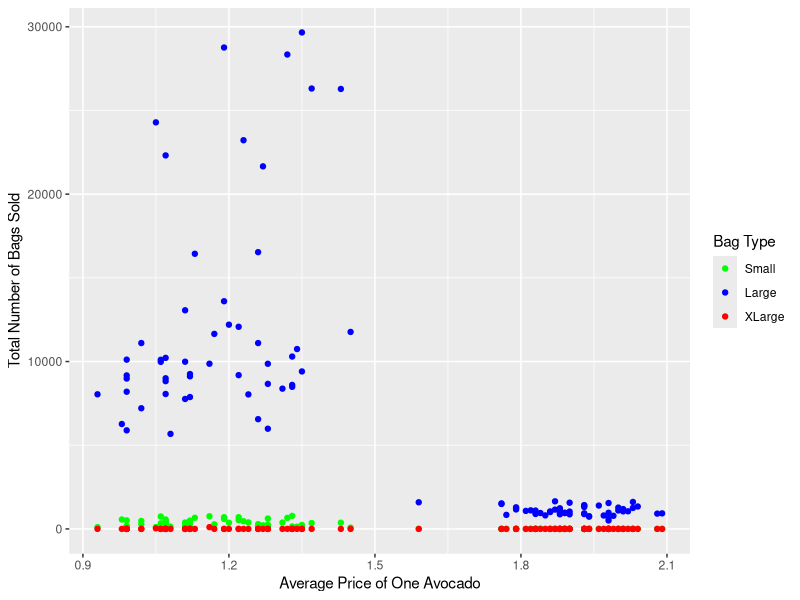
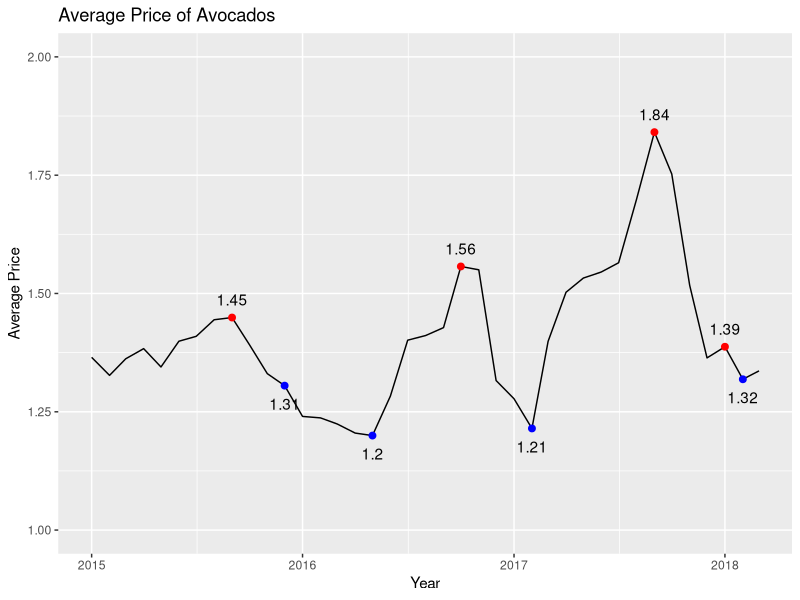
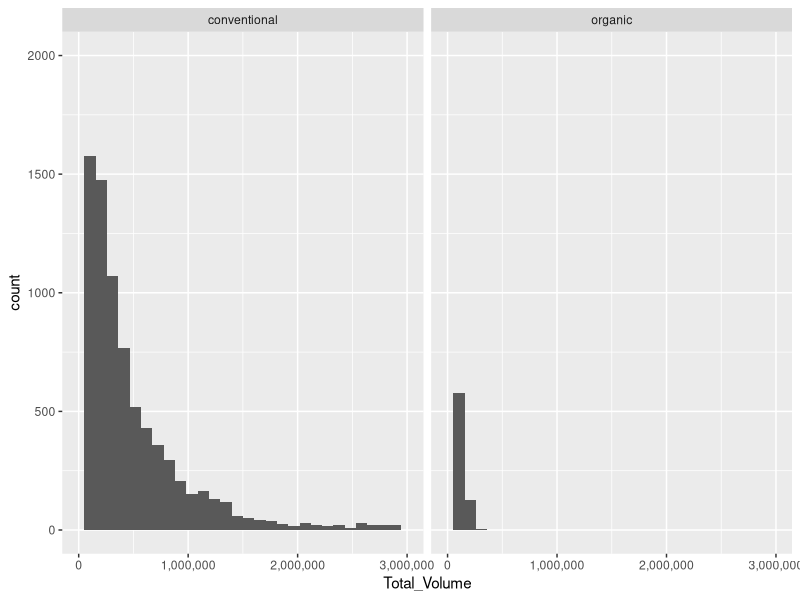

R code for these plots, in order:
## ---- chunk 1
knitr::opts_chunk$set(echo = TRUE)
library(ggplot2)
library(dplyr)
## ---- chunk 2
avo = read.csv("avocado.csv", header = TRUE)
## ---- chunk 3
#Kennedy
avo_scatter = avo
avo_scatter <- avo_scatter %>% filter(region == "Albany" & year == "2015")

#Plotting the data 
scatterPlot = ggplot(avo_scatter, aes(x = AveragePrice, 
                                      y = Total_Bags, 
                                      color = variable)) + 
  geom_point(aes(y = Small_Bags, color = "green")) +
  geom_point(aes(y = Large_Bags, color = "blue")) + 
  geom_point(aes(y = XLarge_Bags, color = "red")) +
  scale_color_manual(labels = c("Small", "Large", "XLarge"),
                     values = c("green", "blue", "red"))

print(scatterPlot + labs(x = "Average Price of One Avocado", 
                         y = "Total Number of Bags Sold",
                         color = "Bag Type"))
## ---- chunk 4
#Vrinda
avo_line = avo
## ---- chunk 5
#Andrew
#Time Series
avo_time = avo
avo_time2 <- avo_time %>%
  mutate(Date = as.Date(Date)) %>%
  group_by(year = lubridate::year(Date), month = lubridate::month(Date)) %>%
  summarise(ave_price = mean(AveragePrice))

#Most expensive
avo_time_most <- avo_time2 %>% slice_max(ave_price)

#Least expensive
avo_time_least <- avo_time2 %>% slice_min(ave_price)

#Make Graph
ggplot(data = avo_time2, aes(x = as.Date(paste(year, month, "01", sep = "-")), y = ave_price)) +
  geom_line() +
  geom_point(data = avo_time_most, aes(x = as.Date(paste(year, month, "01", sep = "-")), 
                                       y = ave_price), size = 2, color = "red") +
  geom_text(data = avo_time_most, aes(label=round(ave_price, 2),
                                      x = as.Date(paste(year, month, "01", sep = "-")),
                                      y = ave_price), vjust = -1) +
  geom_point(data = avo_time_least, aes(x = as.Date(paste(year, month, "01", sep = "-")), 
                                       y = ave_price), size = 2, color = "blue") +
  geom_text(data = avo_time_least, aes(label=round(ave_price, 2),
                                      x = as.Date(paste(year, month, "01", sep = "-")),
                                      y = ave_price), vjust = 2) +
  labs(title = "Average Price of Avocados", x = "Year", y = "Average Price") +
  ylim(1, 2) 
  
## ---- chunk 6
#Kennedy
avo_box = avo
## ---- chunk 7
#Vrinda
avo_bar = avo
## ---- chunk 8
#Andrew
avo_hist = avo
avo_hist2 <- subset(avo_hist, !(region %in% c("Midsouth", "Northeast", "SouthCentral",
                                              "Southeast", "West", "TotalUS" )))

ggplot(data = avo_hist2, aes(x = Total_Volume)) +
  geom_histogram() +
  scale_x_continuous(limits = c(0, 3000000), labels = scales::comma_format()) +
  coord_cartesian(ylim = c(0, 2000)) +
  facet_wrap(~type)

## ---- chunk 9
avo_mos = avo
## ---- chunk 10
avo_map = avo
